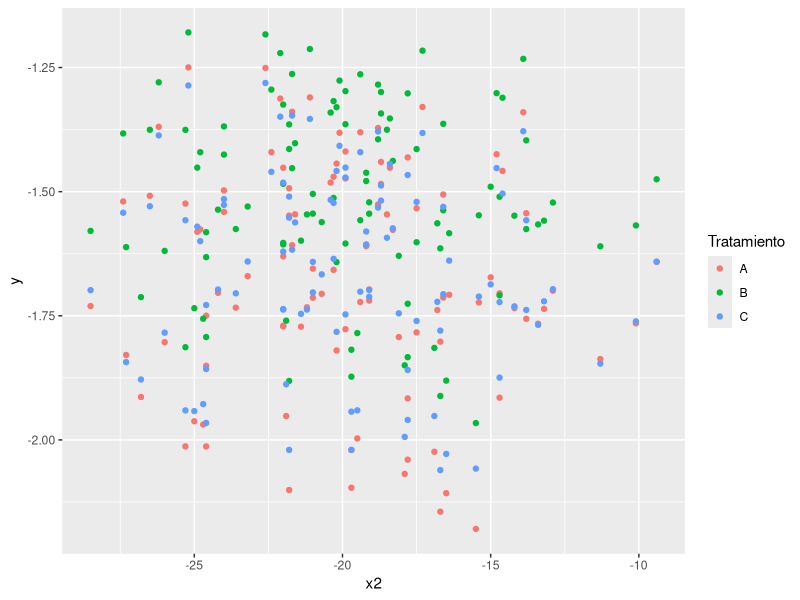
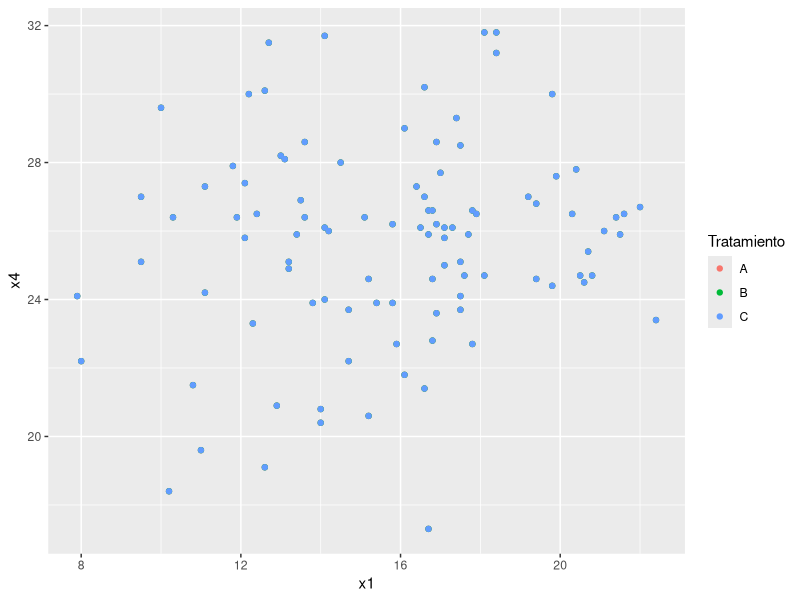

Recreate these plots in R, in order. (Note: this script raises an error after producing the figures.)
#Generación de datos de ejercicio final

set.seed(12345)

x1 <- rnorm(100, 15, 3)
x2 <- rnorm(100, -20, 4)
x3 <- x2 + rnorm(100, 0, 2)
x4 <- rnorm(100, 25, 3)

beta.0 <- runif(3, -3, 3)

beta.1.1 <- runif(3, -2.5, 2.5)
beta.1.2 <- runif(3, -4, 4)

beta.2.1 <- runif(3, 1, 2)

beta.4.1 <- runif(3, 1, 1)

beta.4.1.1 <- runif(3, -2, 2)

library(foreach)
y <- foreach(i = 1:3, .combine = cbind) %do% {
      beta.0[i] + beta.1.1[i] * x1 + beta.1.2[i] * x1^2 + 
            beta.2.1[i] * x2 + beta.4.1[i] * x4 + beta.4.1.1[i] * x4 * x1
}
y <- data.frame(y)
names(y) <- c("y1", "y2", "y3")

df.1 <- data.frame(x1 = x1, x2 = x2, x3 = x3, x4 = x4, y)
df.1 <- round(df.1, 1)

df.mel <- reshape2::melt(df.1, id.vars = c("x1", "x2", "x3", "x4"))
names(df.mel) <- c("x1", "x2", "x3", "x4", "Tratamiento", "y")

df.mel$y <- with(df.mel, (y + min(y))/(max(y) - min(y)))
levels(df.mel$Tratamiento) <- c("A", "B", "C")

library(ggplot2)

ggplot(df.mel) + geom_point(aes(x = x2 , y = y, colour = Tratamiento))

ggplot(df.mel) + geom_point(aes(x = x1, y = x4, colour = Tratamiento))

write.csv(df.mel, "Unidad 5-Regresion correlacion/Ejercicio-Regresion-ANCOVA.csv", row.names = F)

saveRDS(list(beta.0 = beta.0, 
             beta.1.1 = beta.1.1,
             beta.1.2 = beta.1.2,
             beta.2.1 = beta.2.1,
             beta.4.1 = beta.4.1,
             beta.4.1.1 = beta.4.1.1),
        "Unidad 5-Regresion correlacion/Coeficientes-regresión.rds")
